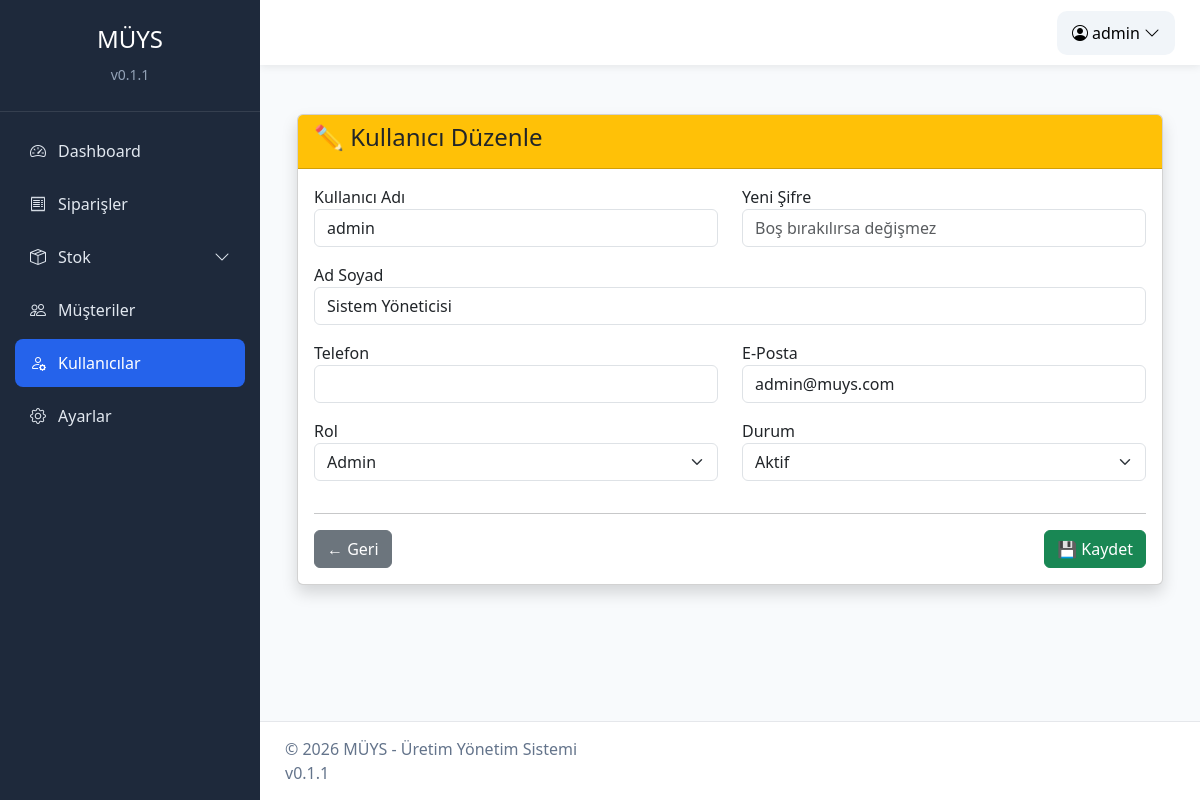
The page /kullanicilar/duzenle/1 (signed in) on the database its author committed.
### app/models/user.py (models this page shows)
class User(Base):
    __tablename__ = "kullanicilar"
    id = Column(
        Integer,
        primary_key=True,
        index=True
    )
    kullanici_adi = Column(
        String(50),
        unique=True,
        nullable=False,
        index=True
    )
    sifre = Column(
        String(255),
        nullable=False
    )
    ad_soyad = Column(
        String(100),
        nullable=False
    )
    email = Column(
        String(100),
        unique=True
    )
    telefon = Column(
        String(20)
    )
    rol = Column(
        String(30),
        nullable=False
    )
    aktif = Column(
        Boolean,
        default=True
    )
    son_giris = Column(
        DateTime
    )
    created_at = Column(
        DateTime,
        default=datetime.utcnow
    )
    updated_at = Column(
        DateTime,
        default=datetime.utcnow,
        onupdate=datetime.utcnow
    )

### app/routes/kullanicilar.py (the view)
@router.get("/duzenle/{id}", response_class=HTMLResponse)
def duzenle_form(
    id: int,
    request: Request,
    db: Session = Depends(get_db),
    yetki=Depends(yetki_kontrol(ADMIN))
):
    kullanici = (
        db.query(User)
        .filter(User.id == id)
        .first()
    )
    if not kullanici:
        return RedirectResponse(
            "/kullanicilar",
            status_code=303
        )
    data = template_data(request)
    data["kullanici"] = kullanici
    return templates.TemplateResponse(
        "kullanici/duzenle.html",
        data
    )

### app/templates/kullanici/duzenle.html (shortened to what this page needs)
{% extends "base.html" %}
{% block content %}
<div class="container mt-4">
<div class="card shadow">
<div class="card-header bg-warning">
<h4>
✏️ Kullanıcı Düzenle
</h4>
</div>
<div class="card-body">
<form
action="/kullanicilar/duzenle/{{ kullanici.id }}"
method="POST">
<div class="row">
<div class="col-md-6 mb-3">
<label>Kullanıcı Adı</label>
<input
type="text"
name="kullanici_adi"
class="form-control"
value="{{ kullanici.kullanici_adi }}"
required>
</div>
<div class="col-md-6 mb-3">
<label>Yeni Şifre</label>
<input
type="password"
name="sifre"
class="form-control"
placeholder="Boş bırakılırsa değişmez">
</div>
</div>
<div class="mb-3">
<label>Ad Soyad</label>
<input
type="text"
name="ad_soyad"
class="form-control"
value="{{ kullanici.ad_soyad }}"
required>
</div>
<div class="row">
<div class="col-md-6 mb-3">
<label>Telefon</label>
<input
type="text"
name="telefon"
class="form-control"
value="{{ kullanici.telefon or '' }}">
</div>
<div class="col-md-6 mb-3">
<label>E-Posta</label>
<input
type="email"
name="email"
class="form-control"
value="{{ kullanici.email or '' }}">
</div>
</div>
<div class="row">
<div class="col-md-6 mb-3">
<label>Rol</label>
<select
name="rol"
class="form-select">
<option value="Admin" {% if kullanici.rol=="Admin" %}selected{% endif %}>Admin</option>
</select>
</div>
<div class="col-md-6 mb-3">
<label>Durum</label>
<select
name="aktif"
class="form-select">
<option value="true" {% if kullanici.aktif %}selected{% endif %}>Aktif</option>
</select>
</div>
</div>
<hr>
<div class="d-flex justify-content-between">
<a
href="/kullanicilar"
class="btn btn-secondary">
← Geri
</a>
<button
type="submit"
class="btn btn-success">
💾 Kaydet
</button>
</div>
</form>
</div>
</div>
</div>
{% endblock %}

### app/static/css/main.css (style rules this page uses)
* { box-sizing:border-box; }
html, body { margin:0; padding:0; min-height:100%; background:#f8fafc; font-family:"Segoe UI", Arial, sans-serif; }

### rows shown on the page
User: kullanici_adi "admin", ad_soyad "Sistem Yöneticisi", email "admin@muys.com", rol "Admin", aktif "Aktif"

### other values the page prints
{{ kullanici_adi }} "admin"
